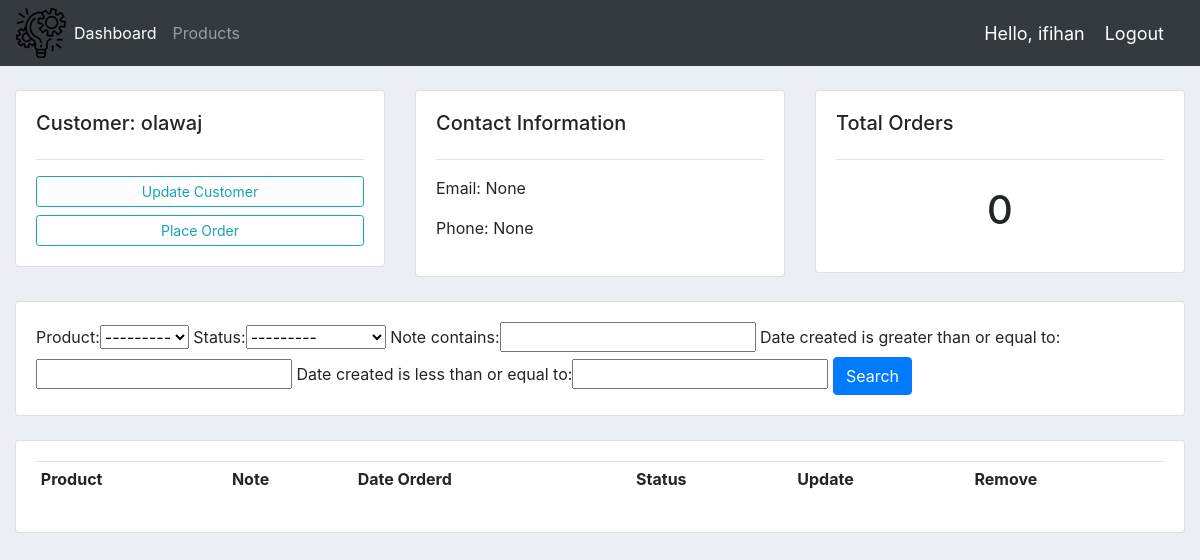
Before: /customer/9/ (signed in) with the older database file.
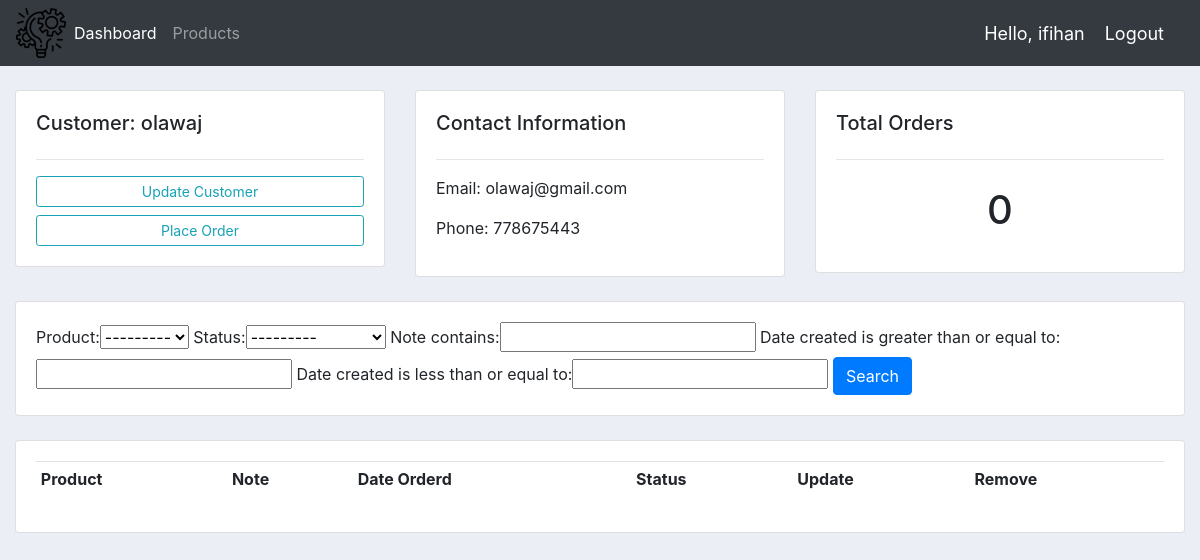
After: the same page with the newer database file.
### accounts/models.py (models this page shows, shortened)
class Customer(models.Model):
    user = models.OneToOneField(
        User, null=True, blank=True, on_delete=models.CASCADE)
    name = models.CharField(max_length=200, null=True)
    phone = models.CharField(max_length=15, null=True)
    email = models.CharField(max_length=200, null=True)
    profile_pic = models.ImageField(default='profile.png', null=True, blank=True)
    date_created = models.DateTimeField(auto_now_add=True, null=True)

### accounts/decorators.py (the view)
		def wrapper_func(request, *args, **kwargs):
			group = None
			if request.user.groups.exists():
				group = request.user.groups.all()[0].name
			if group in allowed_roles:
				return view_func(request, *args, **kwargs)
			else:
				return HttpResponse('You are not authorized to view this page')

### accounts/models.py (called while the page is built)
    def __str__(self):
        return self.name

### accounts/views.py (called while the page is built)
@login_required(login_url='login')
@allowed_users(allowed_roles=['admin'])
def customer(request, pk):
    customer = Customer.objects.get(id=pk)
    orders = customer.order_set.all()
    orders_count = orders.count()
    myFilter = OrderFilter(request.GET, queryset=orders)
    orders = myFilter.qs
    context = {'customer': customer, 'orders': orders,
               'orders_count': orders_count, 'myFilter': myFilter}
    return render(request, 'accounts/customer.html', context)

### accounts/templates/accounts/customer.html (shortened to what this page needs)
{%  extends 'accounts/main.html' %}
{% block content %}
	<br>
<div class="row">
	<div class="col-md">
		<div class="card card-body">
			<h5>Customer: {{customer.name}}</h5>
			<hr>
			<a class="btn btn-outline-info  btn-sm btn-block" href="">Update Customer</a>
			<a class="btn btn-outline-info  btn-sm btn-block" href="{% url 'create_order' customer.id %}">Place Order</a>
		</div>
	</div>
	<div class="col-md">
		<div class="card card-body">
			<h5>Contact Information</h5>
			<hr>
			<p>Email: {{ customer.email }}</p>
			<p>Phone: {{ customer.phone }} </p>
		</div>
	</div>
	<div class="col-md">
		<div class="card card-body">
			<h5>Total Orders</h5>
			<hr>
			<h1 style="text-align: center;padding: 10px">{{orders_count}}</h1>
		</div>
	</div>
</div>
<br>
<div class="row">
	<div class="col">
		<div class="card card-body">
			<form method="get">
				{{ myFilter.form }}
		    <button class="btn btn-primary" type="submit">Search</button>
		  </form>
		</div>
	</div>
</div>
<br>
<div class="row">
	<div class="col-md">
		<div class="card card-body">
			<table class="table table-sm">
				<tr>
					<th>Product</th>
					<th>Note</th>
					<th>Date Orderd</th>
					<th>Status</th>
					<th>Update</th>
					<th>Remove</th>
				</tr>
			</table>
		</div>
	</div>
</div>
{% endblock %}

Changed rows visible on the page:
changed Customer "olawaj": email "None" → "olawaj@gmail.com"; phone "None" → "778675443"
